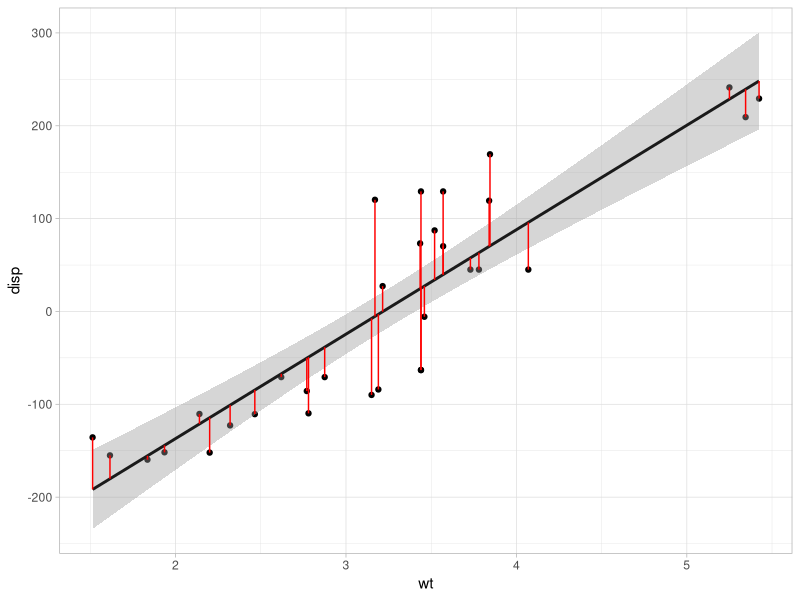
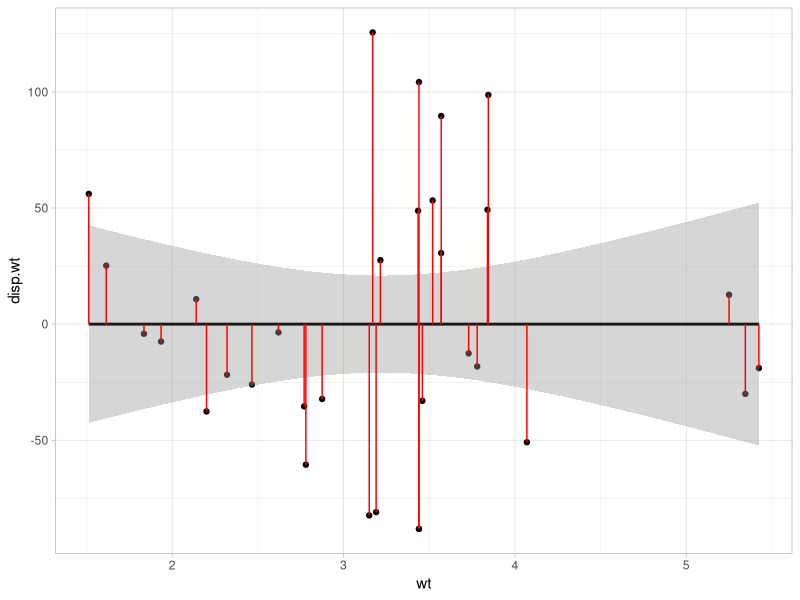
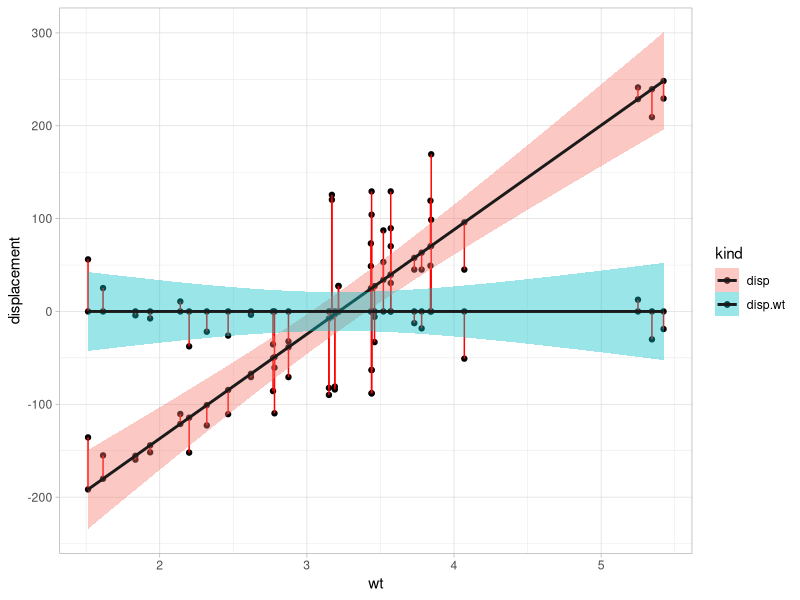

Generate these figures, in order, with R:
#https://drsimonj.svbtle.com/visualising-residuals


library(ggplot2)
library(tidyverse)

resid <- lm((disp-mean(disp))~wt, data=mtcars)$residuals

df <- data.frame(id=1:nrow(mtcars), 
                 disp=mtcars$disp-mean(mtcars$disp), 
                 disp.wt=resid, #model with centered dv
                 disp.raw.fit=lm((disp-mean(disp))~wt, data=mtcars)$fitted, #model with centered dv
                 disp.wt.fit=lm(resid ~ mtcars$wt)$fitted,
                 wt=mtcars$wt)


# Relationship
ggplot(data=df, aes(x=wt, y=disp))+
  geom_point()+
  geom_smooth(method="lm", color="grey10")+
  geom_segment(aes(x=wt, xend=wt, y=disp, yend=disp.raw.fit), color="red")+
  theme_light()

#effect of weight removed, no relationship now
ggplot(data=df, aes(x=wt, y=disp.wt))+
  geom_point()+
  geom_smooth(method="lm", color="grey10")+
  geom_segment(aes(x=wt, xend=wt, y=disp.wt, yend=disp.wt.fit), color="red")+
  theme_light()

#make long version
names(df)

#create long version
df.long <- df %>% gather(key=kind, value=displacement, 2:3)

#do same for fitted, add to df
df.long2 <- df %>% gather(key=kind, value=fitted, 4:5)
df.long$fitted <- df.long2$fitted
rm(df.long2)

#re-arrange columns
df.long <- df.long[,c(1, 4, 6, 7, 5)]
names(df.long)

#show both separately
ggplot(data=df.long, aes(x=wt, y=displacement, fill=kind))+
  geom_point()+
  geom_point(aes(x=wt, y=fitted))+
  geom_segment(aes(x=wt, xend=wt, y=fitted, yend=displacement), color="red") +
  geom_smooth(method='lm', color="grey10")+
  theme_light()

#animated transition
library(gganimate)
ggplot(data=df.long, aes(x=wt, y=displacement))+
  geom_point()+
  geom_point(aes(x=wt, y=fitted))+
  geom_segment(aes(x=wt, xend=wt, y=fitted, yend=displacement), color="red") +
  geom_smooth(method='lm', color="grey10")+
  theme_light()+
  transition_states(kind, transition_length = 2, state_length = 1)+
  enter_fade() + 
  exit_shrink() +
  ease_aes('sine-in-out')

# distance from mean
library(gganimate)
ggplot(data=df.long, aes(x=wt, y=displacement))+
  geom_point()+
  #geom_point(aes(x=wt, y=fitted))+
  geom_segment(aes(x=wt, xend=wt, y=displacement, yend=mean(df.long$fitted)), color="red") +
  #geom_smooth(method='lm', color="grey10")+
  theme_light()+
  transition_states(kind, transition_length = 2, state_length = 1)+
  enter_fade() + 
  exit_shrink() +
  ease_aes('sine-in-out')



  
